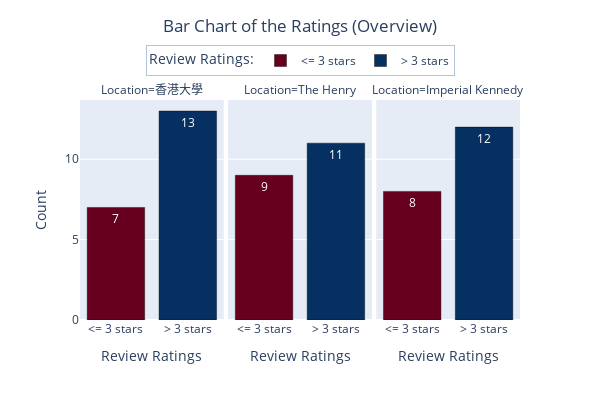

Notebook source saved alongside this figure:
### Code cell
color_sequence = px.colors.sequential.RdBu

n_colors = 2
color_range = [i*(len(color_sequence)-1)//(n_colors-1) for i in range(n_colors)]
color_list = [color_sequence[idx] for idx in color_range]

fig = px.bar(stats_rate_df, 
             x="review_rating_category", y="count", 
             color="review_rating_category", color_discrete_sequence =color_list,
             text = "count",
             facet_col="location_name",
             facet_col_spacing =0.01,
             labels={"count":"Count", 
                     "review_rating_category":"Review Ratings",
                    "location_name": "Location"},
             title = "Bar Chart of the Ratings (Overview)"
            )

fig.update_traces(marker_line_color='black', marker_line_width=0.4)
fig.update_layout(showlegend=True,
                  legend=dict(title="Review Ratings:", orientation='h', yanchor='top',y=1.25,xanchor='center',x=0.5, bordercolor="#B0C4DE", borderwidth=1),
                  title=dict(y=0.95, x=0.5, xanchor='center', yanchor='top'), 
                  width=600, height=400
                 )

fig.write_image("1bar_overview.jpeg")
fig.show()

### Figure 1 — Plotly figure (JSON) as saved in the notebook; plotly's stock layout.template omitted (floating-point values rounded to 4 significant figures)
{"data": [{"alignmentgroup": "True", "hovertemplate": "Review Ratings=%{x}<br>Location=香港大學<br>Count=%{text}<extra></extra>", "legendgroup": "<= 3 stars", "marker": {"color": "rgb(103,0,31)", "line": {"color": "black", "width": 0.4}, "pattern": {"shape": ""}}, "name": "<= 3 stars", "offsetgroup": "<= 3 stars", "orientation": "v", "showlegend": true, "text": [7], "textposition": "auto", "type": "bar", "x": ["<= 3 stars"], "xaxis": "x", "y": [7], "yaxis": "y"}, {"alignmentgroup": "True", "hovertemplate": "Review Ratings=%{x}<br>Location=The Henry<br>Count=%{text}<extra></extra>", "legendgroup": "<= 3 stars", "marker": {"color": "rgb(103,0,31)", "line": {"color": "black", "width": 0.4}, "pattern": {"shape": ""}}, "name": "<= 3 stars", "offsetgroup": "<= 3 stars", "orientation": "v", "showlegend": false, "text": [9], "textposition": "auto", "type": "bar", "x": ["<= 3 stars"], "xaxis": "x2", "y": [9], "yaxis": "y2"}, {"alignmentgroup": "True", "hovertemplate": "Review Ratings=%{x}<br>Location=Imperial Kennedy<br>Count=%{text}<extra></extra>", "legendgroup": "<= 3 stars", "marker": {"color": "rgb(103,0,31)", "line": {"color": "black", "width": 0.4}, "pattern": {"shape": ""}}, "name": "<= 3 stars", "offsetgroup": "<= 3 stars", "orientation": "v", "showlegend": false, "text": [8], "textposition": "auto", "type": "bar", "x": ["<= 3 stars"], "xaxis": "x3", "y": [8], "yaxis": "y3"}, {"alignmentgroup": "True", "hovertemplate": "Review Ratings=%{x}<br>Location=香港大學<br>Count=%{text}<extra></extra>", "legendgroup": "> 3 stars", "marker": {"color": "rgb(5,48,97)", "line": {"color": "black", "width": 0.4}, "pattern": {"shape": ""}}, "name": "> 3 stars", "offsetgroup": "> 3 stars", "orientation": "v", "showlegend": true, "text": [13], "textposition": "auto", "type": "bar", "x": ["> 3 stars"], "xaxis": "x", "y": [13], "yaxis": "y"}, {"alignmentgroup": "True", "hovertemplate": "Review Ratings=%{x}<br>Location=The Henry<br>Count=%{text}<extra></extra>", "legendgroup": "> 3 stars", "marker": {"color": "rgb(5,48,97)", "line": {"color": "black", "width": 0.4}, "pattern": {"shape": ""}}, "name": "> 3 stars", "offsetgroup": "> 3 stars", "orientation": "v", "showlegend": false, "text": [11], "textposition": "auto", "type": "bar", "x": ["> 3 stars"], "xaxis": "x2", "y": [11], "yaxis": "y2"}, {"alignmentgroup": "True", "hovertemplate": "Review Ratings=%{x}<br>Location=Imperial Kennedy<br>Count=%{text}<extra></extra>", "legendgroup": "> 3 stars", "marker": {"color": "rgb(5,48,97)", "line": {"color": "black", "width": 0.4}, "pattern": {"shape": ""}}, "name": "> 3 stars", "offsetgroup": "> 3 stars", "orientation": "v", "showlegend": false, "text": [12], "textposition": "auto", "type": "bar", "x": ["> 3 stars"], "xaxis": "x3", "y": [12], "yaxis": "y3"}], "layout": {"annotations": [{"font": {}, "showarrow": false, "text": "Location=香港大學", "x": 0.1633, "xanchor": "center", "xref": "paper", "y": 1, "yanchor": "bottom", "yref": "paper"}, {"font": {}, "showarrow": false, "text": "Location=The Henry", "x": 0.5, "xanchor": "center", "xref": "paper", "y": 1, "yanchor": "bottom", "yref": "paper"}, {"font": {}, "showarrow": false, "text": "Location=Imperial Kennedy", "x": 0.8367, "xanchor": "center", "xref": "paper", "y": 1, "yanchor": "bottom", "yref": "paper"}], "barmode": "relative", "height": 400, "legend": {"bordercolor": "#B0C4DE", "borderwidth": 1, "orientation": "h", "title": {"text": "Review Ratings:"}, "tracegroupgap": 0, "x": 0.5, "xanchor": "center", "y": 1.25, "yanchor": "top"}, "showlegend": true, "title": {"text": "Bar Chart of the Ratings (Overview)", "x": 0.5, "xanchor": "center", "y": 0.95, "yanchor": "top"}, "width": 600, "xaxis": {"anchor": "y", "categoryarray": ["<= 3 stars", "> 3 stars"], "categoryorder": "array", "domain": [0, 0.3267], "title": {"text": "Review Ratings"}}, "xaxis2": {"anchor": "y2", "categoryarray": ["<= 3 stars", "> 3 stars"], "categoryorder": "array", "domain": [0.3367, 0.6633], "matches": "x", "title": {"text": "Review Ratings"}}, "xaxis3": {"anchor": "y3", "categoryarray": ["<= 3 stars", "> 3 stars"], "categoryorder": "array", "domain": [0.6733, 1], "matches": "x", "title": {"text": "Review Ratings"}}, "yaxis": {"anchor": "x", "domain": [0, 1], "title": {"text": "Count"}}, "yaxis2": {"anchor": "x2", "domain": [0, 1], "matches": "y", "showticklabels": false}, "yaxis3": {"anchor": "x3", "domain": [0, 1], "matches": "y", "showticklabels": false}}}
